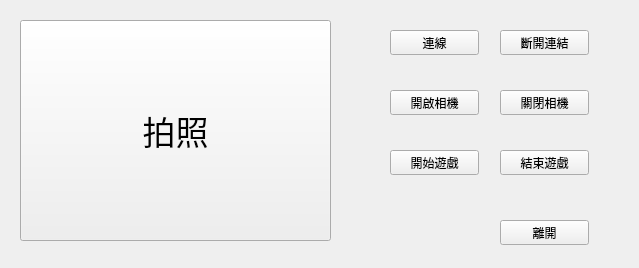
<?xml version="1.0" encoding="UTF-8"?>
<ui version="4.0">
 <class>MainWindow</class>
 <widget class="QWidget" name="MainWindow">
  <property name="geometry">
   <rect>
    <x>0</x>
    <y>0</y>
    <width>639</width>
    <height>268</height>
   </rect>
  </property>
  <property name="windowTitle">
   <string>Form</string>
  </property>
  <widget class="QPushButton" name="pushButton">
   <property name="geometry">
    <rect>
     <x>390</x>
     <y>30</y>
     <width>89</width>
     <height>25</height>
    </rect>
   </property>
   <property name="text">
    <string>連線</string>
   </property>
  </widget>
  <widget class="QPushButton" name="pushButton_2">
   <property name="geometry">
    <rect>
     <x>390</x>
     <y>150</y>
     <width>89</width>
     <height>25</height>
    </rect>
   </property>
   <property name="text">
    <string>開始遊戲</string>
   </property>
  </widget>
  <widget class="QPushButton" name="pushButton_3">
   <property name="geometry">
    <rect>
     <x>390</x>
     <y>90</y>
     <width>89</width>
     <height>25</height>
    </rect>
   </property>
   <property name="text">
    <string>開啟相機</string>
   </property>
  </widget>
  <widget class="QPushButton" name="pushButton_4">
   <property name="geometry">
    <rect>
     <x>20</x>
     <y>20</y>
     <width>311</width>
     <height>221</height>
    </rect>
   </property>
   <property name="font">
    <font>
     <pointsize>25</pointsize>
    </font>
   </property>
   <property name="text">
    <string>拍照</string>
   </property>
  </widget>
  <widget class="QPushButton" name="pushButton_5">
   <property name="geometry">
    <rect>
     <x>500</x>
     <y>150</y>
     <width>89</width>
     <height>25</height>
    </rect>
   </property>
   <property name="text">
    <string>結束遊戲</string>
   </property>
  </widget>
  <widget class="QPushButton" name="pushButton_6">
   <property name="geometry">
    <rect>
     <x>500</x>
     <y>220</y>
     <width>89</width>
     <height>25</height>
    </rect>
   </property>
   <property name="text">
    <string>離開</string>
   </property>
  </widget>
  <widget class="QPushButton" name="pushButton_8">
   <property name="geometry">
    <rect>
     <x>500</x>
     <y>90</y>
     <width>89</width>
     <height>25</height>
    </rect>
   </property>
   <property name="text">
    <string>關閉相機</string>
   </property>
   <property name="autoRepeat">
    <bool>true</bool>
   </property>
  </widget>
  <widget class="QPushButton" name="pushButton_7">
   <property name="geometry">
    <rect>
     <x>500</x>
     <y>30</y>
     <width>89</width>
     <height>25</height>
    </rect>
   </property>
   <property name="text">
    <string>斷開連結</string>
   </property>
  </widget>
 </widget>
 <resources/>
 <connections/>
</ui>
